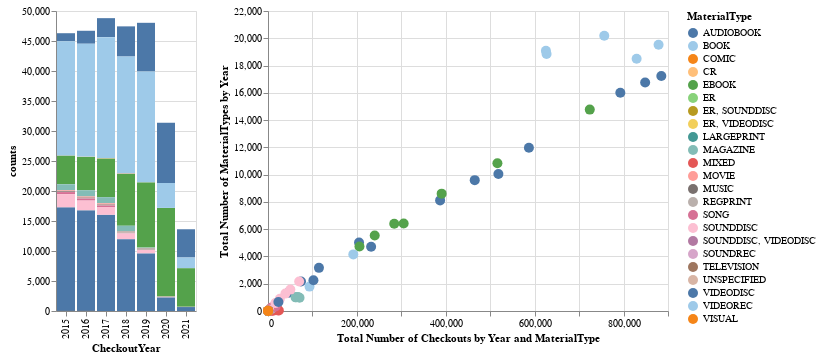

Write notebook code for a chart like this one.
### Markdown cell above
Pretty easy actually! The `resolve_scale` helps us tell Altair that the color encodings are these two graphs are independent (you can read more about resolving scales here https://altair-viz.github.io/user_guide/scale_resolve.html).

Now we could be done here but there's a few issues. First we have duplicate information with `MaterialType` in both graphs so ideally we would try and re-format our charts to have this field be the legend for both charts. Also while we're at it we could add selection to both graphs as well!

### Code cell
# For time's sake going to just post the code here but ideally we would work on this together
selection = alt.selection_multi(fields=['MaterialType'], bind='legend')
chart = alt.Chart(seattle_material_grouped).mark_bar().encode(
    x=alt.X('CheckoutYear:N'),
    y='counts',
    color=alt.Color('MaterialType:N', scale=alt.Scale(scheme='tableau20')),
    tooltip=['MaterialType', 'counts', 'CheckoutYear'],
    opacity=alt.condition(selection, alt.value(1), alt.value(0.2))
).add_selection(
    selection
)

chart1 = alt.Chart(seattle_materials_checkouts).mark_circle(size=100).encode(
    x=alt.X('total_checkouts', axis=alt.Axis(title='Total Number of Checkouts by Year and MaterialType')),
    y=alt.Y('counts', axis=alt.Axis(title='Total Number of MaterialTypes by Year')),
    color=alt.Color('MaterialType:N', scale=alt.Scale(scheme='tableau20')),
    tooltip=['MaterialType', 'counts', 'total_checkouts', 'CheckoutYear'],
    opacity=alt.condition(selection, alt.value(1), alt.value(0.2))
).add_selection(
    selection
)
alt.hconcat(chart, chart1)

### Figure 1 — Vega-Lite specification as saved in the notebook (floating-point values rounded to 4 significant figures)
{"config": {"view": {"continuousWidth": 400, "continuousHeight": 300}}, "hconcat": [{"data": {"name": "data-c2dd5e1f1a5430265fd9093d1d9f1eaa"}, "mark": "bar", "encoding": {"color": {"type": "nominal", "field": "MaterialType", "scale": {"scheme": "tableau20"}}, "opacity": {"condition": {"value": 1, "selection": "selector052"}, "value": 0.2}, "tooltip": [{"type": "nominal", "field": "MaterialType"}, {"type": "quantitative", "field": "counts"}, {"type": "quantitative", "field": "CheckoutYear"}], "x": {"type": "nominal", "field": "CheckoutYear"}, "y": {"type": "quantitative", "field": "counts"}}, "selection": {"selector052": {"type": "multi", "fields": ["MaterialType"], "bind": "legend"}}}, {"data": {"name": "data-91288d054c8f7ace7b336f2787a4fe37"}, "mark": {"type": "circle", "size": 100}, "encoding": {"color": {"type": "nominal", "field": "MaterialType", "scale": {"scheme": "tableau20"}}, "opacity": {"condition": {"value": 1, "selection": "selector052"}, "value": 0.2}, "tooltip": [{"type": "nominal", "field": "MaterialType"}, {"type": "quantitative", "field": "counts"}, {"type": "quantitative", "field": "total_checkouts"}, {"type": "quantitative", "field": "CheckoutYear"}], "x": {"type": "quantitative", "axis": {"title": "Total Number of Checkouts by Year and MaterialType"}, "field": "total_checkouts"}, "y": {"type": "quantitative", "axis": {"title": "Total Number of MaterialTypes by Year"}, "field": "counts"}}, "selection": {"selector052": {"type": "multi", "fields": ["MaterialType"], "bind": "legend"}}}], "$schema": "https://vega.github.io/schema/vega-lite/v4.8.1.json", "datasets": {"data-c2dd5e1f1a5430265fd9093d1d9f1eaa": [{"MaterialType": "AUDIOBOOK", "CheckoutYear": 2015, "counts": 1321}, {"MaterialType": "AUDIOBOOK", "CheckoutYear": 2016, "counts": 2163}, {"MaterialType": "AUDIOBOOK", "CheckoutYear": 2017, "counts": 3164}, {"MaterialType": "AUDIOBOOK", "CheckoutYear": 2018, "counts": 5027}, {"MaterialType": "AUDIOBOOK", "CheckoutYear": 2019, "counts": 8111}, {"MaterialType": "AUDIOBOOK", "CheckoutYear": 2020, "counts": 10050}, {"MaterialType": "AUDIOBOOK", "CheckoutYear": 2021, "counts": 4706}, {"MaterialType": "BOOK", "CheckoutYear": 2015, "counts": 19087}, {"MaterialType": "BOOK", "CheckoutYear": 2016, "counts": 18844}, {"MaterialType": "BOOK", "CheckoutYear": 2017, "counts": 20187}, {"MaterialType": "BOOK", "CheckoutYear": 2018, "counts": 19524}, {"MaterialType": "BOOK", "CheckoutYear": 2019, "counts": 18495}, {"MaterialType": "BOOK", "CheckoutYear": 2020, "counts": 4151}, {"MaterialType": "BOOK", "CheckoutYear": 2021, "counts": 1788}, {"MaterialType": "COMIC", "CheckoutYear": 2016, "counts": 1}, {"MaterialType": "COMIC", "CheckoutYear": 2017, "counts": 43}, {"MaterialType": "COMIC", "CheckoutYear": 2018, "counts": 39}, {"MaterialType": "CR", "CheckoutYear": 2015, "counts": 24}, {"MaterialType": "CR", "CheckoutYear": 2016, "counts": 25}, {"MaterialType": "CR", "CheckoutYear": 2017, "counts": 24}, {"MaterialType": "CR", "CheckoutYear": 2018, "counts": 18}, {"MaterialType": "CR", "CheckoutYear": 2019, "counts": 17}, {"MaterialType": "CR", "CheckoutYear": 2020, "counts": 4}, {"MaterialType": "EBOOK", "CheckoutYear": 2015, "counts": 4732}, {"MaterialType": "EBOOK", "CheckoutYear": 2016, "counts": 5540}, {"MaterialType": "EBOOK", "CheckoutYear": 2017, "counts": 6394}, {"MaterialType": "EBOOK", "CheckoutYear": 2018, "counts": 8607}, {"MaterialType": "EBOOK", "CheckoutYear": 2019, "counts": 10837}, {"MaterialType": "EBOOK", "CheckoutYear": 2020, "counts": 14769}, {"MaterialType": "EBOOK", "CheckoutYear": 2021, "counts": 6420}, {"MaterialType": "ER", "CheckoutYear": 2015, "counts": 8}, {"MaterialType": "ER", "CheckoutYear": 2016, "counts": 1}, {"MaterialType": "ER", "CheckoutYear": 2017, "counts": 10}, {"MaterialType": "ER", "CheckoutYear": 2018, "counts": 11}, {"MaterialType": "ER", "CheckoutYear": 2020, "counts": 2}, {"MaterialType": "ER", "CheckoutYear": 2021, "counts": 2}, {"MaterialType": "ER, SOUNDDISC", "CheckoutYear": 2015, "counts": 1}, {"MaterialType": "ER, SOUNDDISC", "CheckoutYear": 2016, "counts": 2}, {"MaterialType": "ER, SOUNDDISC", "CheckoutYear": 2017, "counts": 6}, {"MaterialType": "ER, SOUNDDISC", "CheckoutYear": 2018, "counts": 1}, {"MaterialType": "ER, VIDEODISC", "CheckoutYear": 2019, "counts": 8}, {"MaterialType": "ER, VIDEODISC", "CheckoutYear": 2020, "counts": 1}, {"MaterialType": "LARGEPRINT", "CheckoutYear": 2015, "counts": 6}, {"MaterialType": "LARGEPRINT", "CheckoutYear": 2017, "counts": 1}, {"MaterialType": "LARGEPRINT", "CheckoutYear": 2018, "counts": 9}, {"MaterialType": "LARGEPRINT", "CheckoutYear": 2019, "counts": 2}, {"MaterialType": "LARGEPRINT", "CheckoutYear": 2021, "counts": 1}, {"MaterialType": "MAGAZINE", "CheckoutYear": 2015, "counts": 1001}, {"MaterialType": "MAGAZINE", "CheckoutYear": 2016, "counts": 1033}, {"MaterialType": "MAGAZINE", "CheckoutYear": 2017, "counts": 1014}, {"MaterialType": "MAGAZINE", "CheckoutYear": 2018, "counts": 977}, {"MaterialType": "MAGAZINE", "CheckoutYear": 2019, "counts": 172}, {"MaterialType": "MIXED", "CheckoutYear": 2015, "counts": 24}, {"MaterialType": "MIXED", "CheckoutYear": 2016, "counts": 33}, {"MaterialType": "MIXED", "CheckoutYear": 2017, "counts": 32}, {"MaterialType": "MIXED", "CheckoutYear": 2018, "counts": 36}, {"MaterialType": "MIXED", "CheckoutYear": 2019, "counts": 46}, {"MaterialType": "MIXED", "CheckoutYear": 2020, "counts": 19}, {"MaterialType": "MIXED", "CheckoutYear": 2021, "counts": 5}, {"MaterialType": "MOVIE", "CheckoutYear": 2015, "counts": 143}, {"MaterialType": "MOVIE", "CheckoutYear": 2016, "counts": 172}, {"MaterialType": "MOVIE", "CheckoutYear": 2017, "counts": 198}, {"MaterialType": "MOVIE", "CheckoutYear": 2018, "counts": 83}, {"MaterialType": "MUSIC", "CheckoutYear": 2015, "counts": 105}, {"MaterialType": "MUSIC", "CheckoutYear": 2016, "counts": 97}, {"MaterialType": "MUSIC", "CheckoutYear": 2017, "counts": 125}, {"MaterialType": "MUSIC", "CheckoutYear": 2018, "counts": 54}, {"MaterialType": "MUSIC", "CheckoutYear": 2019, "counts": 1}, {"MaterialType": "REGPRINT", "CheckoutYear": 2015, "counts": 26}, {"MaterialType": "REGPRINT", "CheckoutYear": 2016, "counts": 46}, {"MaterialType": "REGPRINT", "CheckoutYear": 2017, "counts": 32}, {"MaterialType": "REGPRINT", "CheckoutYear": 2018, "counts": 114}, {"MaterialType": "REGPRINT", "CheckoutYear": 2019, "counts": 164}, {"MaterialType": "REGPRINT", "CheckoutYear": 2020, "counts": 36}, {"MaterialType": "REGPRINT", "CheckoutYear": 2021, "counts": 29}, {"MaterialType": "SONG", "CheckoutYear": 2015, "counts": 339}, {"MaterialType": "SONG", "CheckoutYear": 2016, "counts": 345}, {"MaterialType": "SONG", "CheckoutYear": 2017, "counts": 248}, {"MaterialType": "SONG", "CheckoutYear": 2018, "counts": 43}, {"MaterialType": "SOUNDDISC", "CheckoutYear": 2015, "counts": 2159}, {"MaterialType": "SOUNDDISC", "CheckoutYear": 2016, "counts": 1570}, {"MaterialType": "SOUNDDISC", "CheckoutYear": 2017, "counts": 1275}, {"MaterialType": "SOUNDDISC", "CheckoutYear": 2018, "counts": 899}, {"MaterialType": "SOUNDDISC", "CheckoutYear": 2019, "counts": 580}, {"MaterialType": "SOUNDDISC", "CheckoutYear": 2020, "counts": 98}, {"MaterialType": "SOUNDDISC", "CheckoutYear": 2021, "counts": 12}, {"MaterialType": "SOUNDDISC, VIDEODISC", "CheckoutYear": 2015, "counts": 38}, {"MaterialType": "SOUNDDISC, VIDEODISC", "CheckoutYear": 2016, "counts": 21}, {"MaterialType": "SOUNDDISC, VIDEODISC", "CheckoutYear": 2017, "counts": 24}, {"MaterialType": "SOUNDDISC, VIDEODISC", "CheckoutYear": 2018, "counts": 6}, {"MaterialType": "SOUNDREC", "CheckoutYear": 2015, "counts": 34}, {"MaterialType": "SOUNDREC", "CheckoutYear": 2016, "counts": 26}, {"MaterialType": "SOUNDREC", "CheckoutYear": 2017, "counts": 13}, {"MaterialType": "SOUNDREC", "CheckoutYear": 2018, "counts": 6}, {"MaterialType": "SOUNDREC", "CheckoutYear": 2019, "counts": 3}, {"MaterialType": "TELEVISION", "CheckoutYear": 2015, "counts": 7}, {"MaterialType": "TELEVISION", "CheckoutYear": 2016, "counts": 17}, {"MaterialType": "TELEVISION", "CheckoutYear": 2017, "counts": 5}, {"MaterialType": "TELEVISION", "CheckoutYear": 2018, "counts": 10}, {"MaterialType": "UNSPECIFIED", "CheckoutYear": 2021, "counts": 2}, {"MaterialType": "VIDEODISC", "CheckoutYear": 2015, "counts": 17230}, {"MaterialType": "VIDEODISC", "CheckoutYear": 2016, "counts": 16755}, {"MaterialType": "VIDEODISC", "CheckoutYear": 2017, "counts": 16006}, {"MaterialType": "VIDEODISC", "CheckoutYear": 2018, "counts": 11975}, {"MaterialType": "VIDEODISC", "CheckoutYear": 2019, "counts": 9596}, {"MaterialType": "VIDEODISC", "CheckoutYear": 2020, "counts": 2253}, {"MaterialType": "VIDEODISC", "CheckoutYear": 2021, "counts": 658}, {"MaterialType": "VIDEOREC", "CheckoutYear": 2017, "counts": 2}, {"MaterialType": "VISUAL", "CheckoutYear": 2015, "counts": 13}, {"MaterialType": "VISUAL", "CheckoutYear": 2016, "counts": 14}, {"MaterialType": "VISUAL", "CheckoutYear": 2017, "counts": 4}], "data-91288d054c8f7ace7b336f2787a4fe37": [{"MaterialType": "AUDIOBOOK", "CheckoutYear": 2015, "counts": 1321, "total_checkouts": 44663}, {"MaterialType": "AUDIOBOOK", "CheckoutYear": 2016, "counts": 2163, "total_checkouts": 74295}, {"MaterialType": "AUDIOBOOK", "CheckoutYear": 2017, "counts": 3164, "total_checkouts": 114625}, {"MaterialType": "AUDIOBOOK", "CheckoutYear": 2018, "counts": 5027, "total_checkouts": 204860}, {"MaterialType": "AUDIOBOOK", "CheckoutYear": 2019, "counts": 8111, "total_checkouts": 387261}, {"MaterialType": "AUDIOBOOK", "CheckoutYear": 2020, "counts": 10050, "total_checkouts": 518403}, {"MaterialType": "AUDIOBOOK", "CheckoutYear": 2021, "counts": 4706, "total_checkouts": 232019}, {"MaterialType": "BOOK", "CheckoutYear": 2015, "counts": 19087, "total_checkouts": 625294}, {"MaterialType": "BOOK", "CheckoutYear": 2016, "counts": 18844, "total_checkouts": 626790}, {"MaterialType": "BOOK", "CheckoutYear": 2017, "counts": 20187, "total_checkouts": 756614}, {"MaterialType": "BOOK", "CheckoutYear": 2018, "counts": 19524, "total_checkouts": 878787}, {"MaterialType": "BOOK", "CheckoutYear": 2019, "counts": 18495, "total_checkouts": 829383}, {"MaterialType": "BOOK", "CheckoutYear": 2020, "counts": 4151, "total_checkouts": 191953}, {"MaterialType": "BOOK", "CheckoutYear": 2021, "counts": 1788, "total_checkouts": 93416}, {"MaterialType": "COMIC", "CheckoutYear": 2016, "counts": 1, "total_checkouts": 20}, {"MaterialType": "COMIC", "CheckoutYear": 2017, "counts": 43, "total_checkouts": 1159}, {"MaterialType": "COMIC", "CheckoutYear": 2018, "counts": 39, "total_checkouts": 1184}, {"MaterialType": "CR", "CheckoutYear": 2015, "counts": 24, "total_checkouts": 917}, {"MaterialType": "CR", "CheckoutYear": 2016, "counts": 25, "total_checkouts": 1000}, {"MaterialType": "CR", "CheckoutYear": 2017, "counts": 24, "total_checkouts": 1122}, {"MaterialType": "CR", "CheckoutYear": 2018, "counts": 18, "total_checkouts": 943}, {"MaterialType": "CR", "CheckoutYear": 2019, "counts": 17, "total_checkouts": 701}, {"MaterialType": "CR", "CheckoutYear": 2020, "counts": 4, "total_checkouts": 169}, {"MaterialType": "EBOOK", "CheckoutYear": 2015, "counts": 4732, "total_checkouts": 205799}, {"MaterialType": "EBOOK", "CheckoutYear": 2016, "counts": 5540, "total_checkouts": 240077}, {"MaterialType": "EBOOK", "CheckoutYear": 2017, "counts": 6394, "total_checkouts": 284035}, {"MaterialType": "EBOOK", "CheckoutYear": 2018, "counts": 8607, "total_checkouts": 390728}, {"MaterialType": "EBOOK", "CheckoutYear": 2019, "counts": 10837, "total_checkouts": 516170}, {"MaterialType": "EBOOK", "CheckoutYear": 2020, "counts": 14769, "total_checkouts": 723980}, {"MaterialType": "EBOOK", "CheckoutYear": 2021, "counts": 6420, "total_checkouts": 305224}, {"MaterialType": "ER", "CheckoutYear": 2015, "counts": 8, "total_checkouts": 248}, {"MaterialType": "ER", "CheckoutYear": 2016, "counts": 1, "total_checkouts": 20}, {"MaterialType": "ER", "CheckoutYear": 2017, "counts": 10, "total_checkouts": 408}, {"MaterialType": "ER", "CheckoutYear": 2018, "counts": 11, "total_checkouts": 1227}, {"MaterialType": "ER", "CheckoutYear": 2020, "counts": 2, "total_checkouts": 50}, {"MaterialType": "ER", "CheckoutYear": 2021, "counts": 2, "total_checkouts": 46}, {"MaterialType": "ER, SOUNDDISC", "CheckoutYear": 2015, "counts": 1, "total_checkouts": 20}, {"MaterialType": "ER, SOUNDDISC", "CheckoutYear": 2016, "counts": 2, "total_checkouts": 119}, {"MaterialType": "ER, SOUNDDISC", "CheckoutYear": 2017, "counts": 6, "total_checkouts": 237}, {"MaterialType": "ER, SOUNDDISC", "CheckoutYear": 2018, "counts": 1, "total_checkouts": 21}, {"MaterialType": "ER, VIDEODISC", "CheckoutYear": 2019, "counts": 8, "total_checkouts": 251}, {"MaterialType": "ER, VIDEODISC", "CheckoutYear": 2020, "counts": 1, "total_checkouts": 24}, {"MaterialType": "LARGEPRINT", "CheckoutYear": 2015, "counts": 6, "total_checkouts": 209}, {"MaterialType": "LARGEPRINT", "CheckoutYear": 2017, "counts": 1, "total_checkouts": 24}, {"MaterialType": "LARGEPRINT", "CheckoutYear": 2018, "counts": 9, "total_checkouts": 229}, {"MaterialType": "LARGEPRINT", "CheckoutYear": 2019, "counts": 2, "total_checkouts": 45}, {"MaterialType": "LARGEPRINT", "CheckoutYear": 2021, "counts": 1, "total_checkouts": 23}, {"MaterialType": "MAGAZINE", "CheckoutYear": 2015, "counts": 1001, "total_checkouts": 61971}, {"MaterialType": "MAGAZINE", "CheckoutYear": 2016, "counts": 1033, "total_checkouts": 67493}, {"MaterialType": "MAGAZINE", "CheckoutYear": 2017, "counts": 1014, "total_checkouts": 63089}, {"MaterialType": "MAGAZINE", "CheckoutYear": 2018, "counts": 977, "total_checkouts": 70960}, {"MaterialType": "MAGAZINE", "CheckoutYear": 2019, "counts": 172, "total_checkouts": 20698}, {"MaterialType": "MIXED", "CheckoutYear": 2015, "counts": 24, "total_checkouts": 2950}, {"MaterialType": "MIXED", "CheckoutYear": 2016, "counts": 33, "total_checkouts": 9987}, {"MaterialType": "MIXED", "CheckoutYear": 2017, "counts": 32, "total_checkouts": 13484}, {"MaterialType": "MIXED", "CheckoutYear": 2018, "counts": 36, "total_checkouts": 24429}, {"MaterialType": "MIXED", "CheckoutYear": 2019, "counts": 46, "total_checkouts": 21592}, {"MaterialType": "MIXED", "CheckoutYear": 2020, "counts": 19, "total_checkouts": 8967}, {"MaterialType": "MIXED", "CheckoutYear": 2021, "counts": 5, "total_checkouts": 2105}, {"MaterialType": "MOVIE", "CheckoutYear": 2015, "counts": 143, "total_checkouts": 4591}, {"MaterialType": "MOVIE", "CheckoutYear": 2016, "counts": 172, "total_checkouts": 6011}, {"MaterialType": "MOVIE", "CheckoutYear": 2017, "counts": 198, "total_checkouts": 6375}, {"MaterialType": "MOVIE", "CheckoutYear": 2018, "counts": 83, "total_checkouts": 2536}, {"MaterialType": "MUSIC", "CheckoutYear": 2015, "counts": 105, "total_checkouts": 3683}, {"MaterialType": "MUSIC", "CheckoutYear": 2016, "counts": 97, "total_checkouts": 3578}, {"MaterialType": "MUSIC", "CheckoutYear": 2017, "counts": 125, "total_checkouts": 4595}, {"MaterialType": "MUSIC", "CheckoutYear": 2018, "counts": 54, "total_checkouts": 1983}, {"MaterialType": "MUSIC", "CheckoutYear": 2019, "counts": 1, "total_checkouts": 34}, {"MaterialType": "REGPRINT", "CheckoutYear": 2015, "counts": 26, "total_checkouts": 754}, {"MaterialType": "REGPRINT", "CheckoutYear": 2016, "counts": 46, "total_checkouts": 1390}, {"MaterialType": "REGPRINT", "CheckoutYear": 2017, "counts": 32, "total_checkouts": 1844}, {"MaterialType": "REGPRINT", "CheckoutYear": 2018, "counts": 114, "total_checkouts": 5739}, {"MaterialType": "REGPRINT", "CheckoutYear": 2019, "counts": 164, "total_checkouts": 7896}, {"MaterialType": "REGPRINT", "CheckoutYear": 2020, "counts": 36, "total_checkouts": 1977}, {"MaterialType": "REGPRINT", "CheckoutYear": 2021, "counts": 29, "total_checkouts": 1677}, {"MaterialType": "SONG", "CheckoutYear": 2015, "counts": 339, "total_checkouts": 17115}, {"MaterialType": "SONG", "CheckoutYear": 2016, "counts": 345, "total_checkouts": 13954}, {"MaterialType": "SONG", "CheckoutYear": 2017, "counts": 248, "total_checkouts": 8164}, {"MaterialType": "SONG", "CheckoutYear": 2018, "counts": 43, "total_checkouts": 1481}, {"MaterialType": "SOUNDDISC", "CheckoutYear": 2015, "counts": 2159, "total_checkouts": 70073}, {"MaterialType": "SOUNDDISC", "CheckoutYear": 2016, "counts": 1570, "total_checkouts": 50329}, {"MaterialType": "SOUNDDISC", "CheckoutYear": 2017, "counts": 1275, "total_checkouts": 39148}, {"MaterialType": "SOUNDDISC", "CheckoutYear": 2018, "counts": 899, "total_checkouts": 26753}, {"MaterialType": "SOUNDDISC", "CheckoutYear": 2019, "counts": 580, "total_checkouts": 16688}, {"MaterialType": "SOUNDDISC", "CheckoutYear": 2020, "counts": 98, "total_checkouts": 2783}, {"MaterialType": "SOUNDDISC", "CheckoutYear": 2021, "counts": 12, "total_checkouts": 348}, {"MaterialType": "SOUNDDISC, VIDEODISC", "CheckoutYear": 2015, "counts": 38, "total_checkouts": 1015}, {"MaterialType": "SOUNDDISC, VIDEODISC", "CheckoutYear": 2016, "counts": 21, "total_checkouts": 889}, {"MaterialType": "SOUNDDISC, VIDEODISC", "CheckoutYear": 2017, "counts": 24, "total_checkouts": 865}, {"MaterialType": "SOUNDDISC, VIDEODISC", "CheckoutYear": 2018, "counts": 6, "total_checkouts": 136}, {"MaterialType": "SOUNDREC", "CheckoutYear": 2015, "counts": 34, "total_checkouts": 836}, {"MaterialType": "SOUNDREC", "CheckoutYear": 2016, "counts": 26, "total_checkouts": 619}, {"MaterialType": "SOUNDREC", "CheckoutYear": 2017, "counts": 13, "total_checkouts": 325}, {"MaterialType": "SOUNDREC", "CheckoutYear": 2018, "counts": 6, "total_checkouts": 131}, {"MaterialType": "SOUNDREC", "CheckoutYear": 2019, "counts": 3, "total_checkouts": 62}, {"MaterialType": "TELEVISION", "CheckoutYear": 2015, "counts": 7, "total_checkouts": 275}, {"MaterialType": "TELEVISION", "CheckoutYear": 2016, "counts": 17, "total_checkouts": 441}, {"MaterialType": "TELEVISION", "CheckoutYear": 2017, "counts": 5, "total_checkouts": 169}, {"MaterialType": "TELEVISION", "CheckoutYear": 2018, "counts": 10, "total_checkouts": 292}, {"MaterialType": "UNSPECIFIED", "CheckoutYear": 2021, "counts": 2, "total_checkouts": 42}, {"MaterialType": "VIDEODISC", "CheckoutYear": 2015, "counts": 17230, "total_checkouts": 884973}, {"MaterialType": "VIDEODISC", "CheckoutYear": 2016, "counts": 16755, "total_checkouts": 848560}, {"MaterialType": "VIDEODISC", "CheckoutYear": 2017, "counts": 16006, "total_checkouts": 792739}, {"MaterialType": "VIDEODISC", "CheckoutYear": 2018, "counts": 11975, "total_checkouts": 587043}, {"MaterialType": "VIDEODISC", "CheckoutYear": 2019, "counts": 9596, "total_checkouts": 465175}, {"MaterialType": "VIDEODISC", "CheckoutYear": 2020, "counts": 2253, "total_checkouts": 102239}, {"MaterialType": "VIDEODISC", "CheckoutYear": 2021, "counts": 658, "total_checkouts": 23427}, {"MaterialType": "VIDEOREC", "CheckoutYear": 2017, "counts": 2, "total_checkouts": 45}, {"MaterialType": "VISUAL", "CheckoutYear": 2015, "counts": 13, "total_checkouts": 298}, {"MaterialType": "VISUAL", "CheckoutYear": 2016, "counts": 14, "total_checkouts": 350}, {"MaterialType": "VISUAL", "CheckoutYear": 2017, "counts": 4, "total_checkouts": 124}]}}
